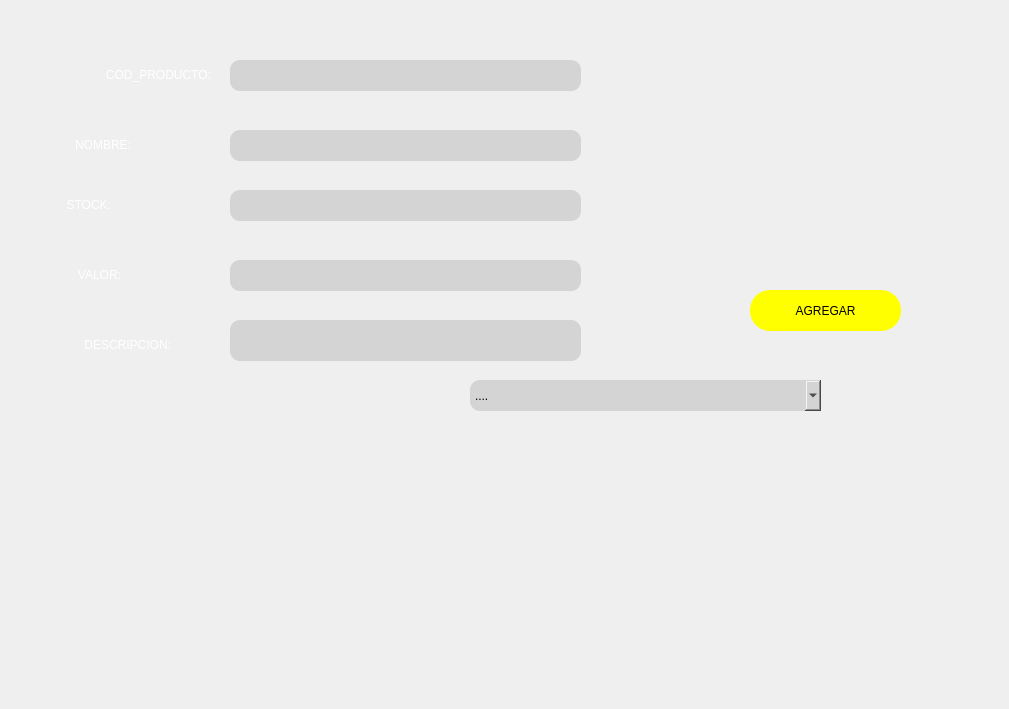
    <widget class="QWidget" name="tab_AGREGAR">
     <attribute name="title">
      <string>Agregar Nuevos Productos</string>
     </attribute>
     <widget class="QLabel" name="label_4">
      <property name="geometry">
       <rect>
        <x>0</x>
        <y>-20</y>
        <width>1000</width>
        <height>700</height>
       </rect>
      </property>
      <property name="styleSheet">
       <string notr="true">background-image: url(C:/Users/User/Downloads/home.jpg);
background-repeat: no-repeat;
background-position: center center;
background-size: cover;</string>
      </property>
      <property name="text">
       <string/>
      </property>
      <property name="pixmap">
       <pixmap>../../Downloads/Downloads/principal.png</pixmap>
      </property>
      <property name="scaledContents">
       <bool>true</bool>
      </property>
     </widget>
     <widget class="QLineEdit" name="line_COD">
      <property name="geometry">
       <rect>
        <x>230</x>
        <y>60</y>
        <width>351</width>
        <height>31</height>
       </rect>
      </property>
      <property name="styleSheet">
       <string notr="true">border-radius:10px;
font: 14pt &quot;MS Shell Dlg 2&quot;;
background-color: rgb(212, 212, 212);</string>
      </property>
     </widget>
     <widget class="QLineEdit" name="line_DESCR">
      <property name="geometry">
       <rect>
        <x>230</x>
        <y>320</y>
        <width>351</width>
        <height>41</height>
       </rect>
      </property>
      <property name="font">
       <font>
        <family>MS Shell Dlg 2</family>
        <pointsize>14</pointsize>
        <weight>50</weight>
        <italic>false</italic>
        <bold>false</bold>
       </font>
      </property>
      <property name="focusPolicy">
       <enum>Qt::StrongFocus</enum>
      </property>
      <property name="layoutDirection">
       <enum>Qt::LeftToRight</enum>
      </property>
      <property name="autoFillBackground">
       <bool>false</bool>
      </property>
      <property name="styleSheet">
       <string notr="true">border-radius:10px;
font: 14pt &quot;MS Shell Dlg 2&quot;;
background-color: rgb(212, 212, 212);
</string>
      </property>
      <property name="maxLength">
       <number>32768</number>
      </property>
      <property name="echoMode">
       <enum>QLineEdit::Normal</enum>
      </property>
      <property name="alignment">
       <set>Qt::AlignLeading|Qt::AlignLeft|Qt::AlignTop</set>
      </property>
      <property name="dragEnabled">
       <bool>false</bool>
      </property>
      <property name="readOnly">
       <bool>false</bool>
      </property>
      <property name="clearButtonEnabled">
       <bool>true</bool>
      </property>
     </widget>
     <widget class="QLineEdit" name="line_VALO">
      <property name="geometry">
       <rect>
        <x>230</x>
        <y>260</y>
        <width>351</width>
        <height>31</height>
       </rect>
      </property>
      <property name="styleSheet">
       <string notr="true">border-radius:10px;
font: 14pt &quot;MS Shell Dlg 2&quot;;
background-color: rgb(212, 212, 212);
</string>
      </property>
      <property name="echoMode">
       <enum>QLineEdit::Normal</enum>
      </property>
     </widget>
     <widget class="QLineEdit" name="line_STOCK">
      <property name="geometry">
       <rect>
        <x>230</x>
        <y>190</y>
        <width>351</width>
        <height>31</height>
       </rect>
      </property>
      <property name="styleSheet">
       <string notr="true">border-radius:10px;
font: 14pt &quot;MS Shell Dlg 2&quot;;
background-color: rgb(212, 212, 212);
</string>
      </property>
      <property name="echoMode">
       <enum>QLineEdit::Normal</enum>
      </property>
     </widget>
     <widget class="QLabel" name="label_10">
      <property name="geometry">
       <rect>
        <x>40</x>
        <y>60</y>
        <width>171</width>
        <height>31</height>
       </rect>
      </property>
      <property name="styleSheet">
       <string notr="true">font: 16pt &quot;MS Shell Dlg 2&quot;;
color: white;</string>
      </property>
      <property name="text">
       <string>&lt;html&gt;&lt;head/&gt;&lt;body&gt;&lt;p align=&quot;right&quot;&gt;COD_PRODUCTO:&lt;/p&gt;&lt;/body&gt;&lt;/html&gt;</string>
      </property>
     </widget>
     <widget class="QLineEdit" name="line_NOMBRE">
      <property name="geometry">
       <rect>
        <x>230</x>
        <y>130</y>
        <width>351</width>
        <height>31</height>
       </rect>
      </property>
      <property name="styleSheet">
       <string notr="true">border-radius:10px;
font: 14pt &quot;MS Shell Dlg 2&quot;;
background-color: rgb(212, 212, 212);
</string>
      </property>
      <property name="echoMode">
       <enum>QLineEdit::Normal</enum>
      </property>
     </widget>
     <widget class="QLabel" name="label_11">
      <property name="geometry">
       <rect>
        <x>30</x>
        <y>330</y>
        <width>141</width>
        <height>31</height>
       </rect>
      </property>
      <property name="styleSheet">
       <string notr="true">font: 16pt &quot;MS Shell Dlg 2&quot;;
color: white;</string>
      </property>
      <property name="text">
       <string>&lt;html&gt;&lt;head/&gt;&lt;body&gt;&lt;p align=&quot;right&quot;&gt;DESCRIPCION:&lt;/p&gt;&lt;/body&gt;&lt;/html&gt;</string>
      </property>
     </widget>
     <widget class="QLabel" name="label_12">
      <property name="geometry">
       <rect>
        <x>40</x>
        <y>190</y>
        <width>71</width>
        <height>31</height>
       </rect>
      </property>
      <property name="styleSheet">
       <string notr="true">font: 16pt &quot;MS Shell Dlg 2&quot;;
color: white;</string>
      </property>
      <property name="text">
       <string>&lt;html&gt;&lt;head/&gt;&lt;body&gt;&lt;p align=&quot;right&quot;&gt;STOCK:&lt;/p&gt;&lt;/body&gt;&lt;/html&gt;</string>
      </property>
     </widget>
     <widget class="QLabel" name="label_13">
      <property name="geometry">
       <rect>
        <x>40</x>
        <y>130</y>
        <width>91</width>
        <height>31</height>
       </rect>
      </property>
      <property name="styleSheet">
       <string notr="true">font: 16pt &quot;MS Shell Dlg 2&quot;;
color: white;</string>
      </property>
      <property name="text">
       <string>&lt;html&gt;&lt;head/&gt;&lt;body&gt;&lt;p align=&quot;right&quot;&gt;NOMBRE:&lt;/p&gt;&lt;/body&gt;&lt;/html&gt;</string>
      </property>
     </widget>
     <widget class="QLabel" name="label_15">
      <property name="geometry">
       <rect>
        <x>50</x>
        <y>260</y>
        <width>71</width>
        <height>31</height>
       </rect>
      </property>
      <property name="styleSheet">
       <string notr="true">font: 16pt &quot;MS Shell Dlg 2&quot;;
color: white;</string>
      </property>
      <property name="text">
       <string>&lt;html&gt;&lt;head/&gt;&lt;body&gt;&lt;p align=&quot;right&quot;&gt;VALOR:&lt;/p&gt;&lt;/body&gt;&lt;/html&gt;</string>
      </property>
     </widget>
     <widget class="QPushButton" name="Button_AGREGAR">
      <property name="geometry">
       <rect>
        <x>750</x>
        <y>290</y>
        <width>151</width>
        <height>41</height>
       </rect>
      </property>
      <property name="styleSheet">
       <string notr="true">border-radius:20px;
background-color: rgb(255, 255, 0);
font: 14pt &quot;MS Shell Dlg 2&quot;;
</string>
      </property>
      <property name="text">
       <string>AGREGAR</string>
      </property>
     </widget>
     <widget class="QLabel" name="label_AGREGAR">
      <property name="enabled">
       <bool>true</bool>
      </property>
      <property name="geometry">
       <rect>
        <x>440</x>
        <y>550</y>
        <width>411</width>
        <height>41</height>
       </rect>
      </property>
      <property name="font">
       <font>
        <family>MS Shell Dlg 2</family>
        <pointsize>14</pointsize>
        <weight>50</weight>
        <italic>false</italic>
        <bold>false</bold>
       </font>
      </property>
      <property name="layoutDirection">
       <enum>Qt::LeftToRight</enum>
      </property>
      <property name="styleSheet">
       <string notr="true">font: 14pt &quot;MS Shell Dlg 2&quot;;
color: rgb(252, 255, 39);</string>
      </property>
      <property name="text">
       <string/>
      </property>
     </widget>
     <widget class="QComboBox" name="comboBox">
      <property name="geometry">
       <rect>
        <x>470</x>
        <y>380</y>
        <width>351</width>
        <height>31</height>
       </rect>
      </property>
      <property name="styleSheet">
       <string notr="true">border-radius:10px;
font: 14pt &quot;MS Shell Dlg 2&quot;;
background-color: rgb(212, 212, 212);</string>
      </property>
      <item>
       <property name="text">
        <string>....</string>
       </property>
      </item>
      <item>
       <property name="text">
        <string>placa madre</string>
       </property>
      </item>
      <item>
       <property name="text">
        <string>memoria ram</string>
       </property>
      </item>
      <item>
       <property name="text">
        <string>tarjeta de video</string>
       </property>
      </item>
      <item>
       <property name="text">
        <string>procesadores</string>
       </property>
      </item>
      <item>
       <property name="text">
        <string>Almacenamiento</string>
       </property>
      </item>
      <item>
       <property name="text">
        <string>Refrigeración</string>
       </property>
      </item>
      <item>
       <property name="text">
        <string>Case</string>
       </property>
      </item>
      <item>
       <property name="text">
        <string>Periféricos</string>
       </property>
      </item>
     </widget>
     <zorder>comboBox</zorder>
     <zorder>label_4</zorder>
     <zorder>line_COD</zorder>
     <zorder>line_DESCR</zorder>
     <zorder>line_VALO</zorder>
     <zorder>line_STOCK</zorder>
     <zorder>label_10</zorder>
     <zorder>line_NOMBRE</zorder>
     <zorder>label_11</zorder>
     <zorder>label_12</zorder>
     <zorder>label_13</zorder>
     <zorder>label_15</zorder>
     <zorder>Button_AGREGAR</zorder>
     <zorder>label_AGREGAR</zorder>
    </widget>
